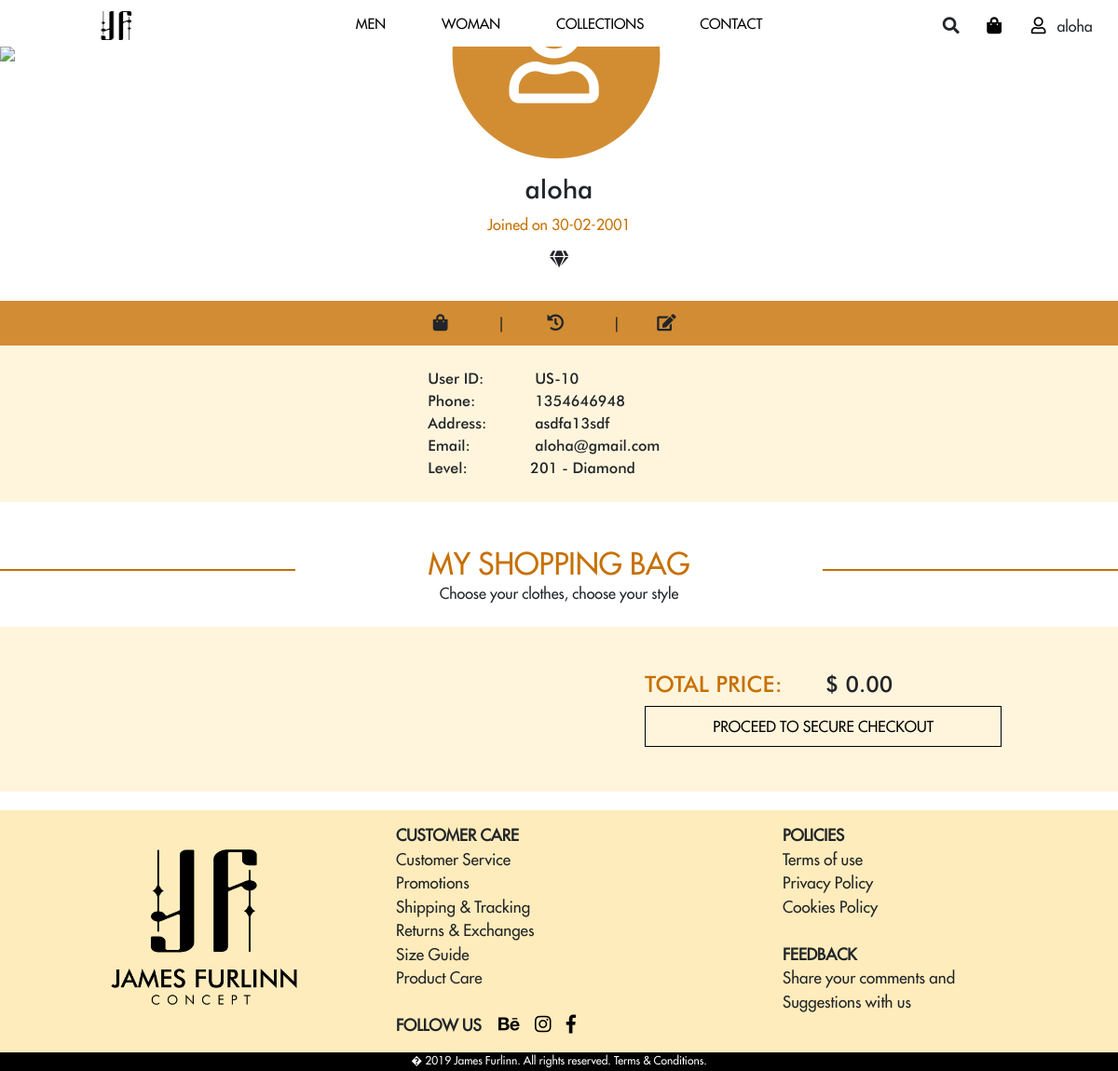
The app's page /profile.php (signed in) with its own data.
### tables this page shows
CREATE TABLE `ql_user` (
  `uid` int(11) NOT NULL,
  `username` varchar(50) NOT NULL,
  `email` varchar(50) NOT NULL,
  `phone` varchar(11) NOT NULL,
  `pwd` varchar(255) NOT NULL,
  `address` varchar(50) NOT NULL,
  `block` tinyint(1) NOT NULL DEFAULT '0',
  `admin` int(11) NOT NULL DEFAULT '0'
);

### php/dbo.php (called while the page is built, shortened)
<?php
function dbo_select($select, $from, $where, &$result)
{
	if ($where == "")
		$sql = "select " . $select . " from " . $from;
	else $sql = "select " . $select . " from " . $from . " where " . $where;
	$result = $GLOBALS['conn']->query($sql) or die($GLOBALS['conn']->error);
}

### profile.php (the view, shortened to what this page needs)
<?php
require_once('php/common.php');
require_once('php/dbo.php');
$user_res = "";
dbo_select("*", "ql_user", "uid='" . $_SESSION['login'] . "'", $user_res);
$row = $user_res->fetch_assoc();
?>
<!DOCTYPE html>
<html lang="en">
<head>
	<link href="css/bootstrap.css" rel="stylesheet">
	<link href="slick/slick.css" rel="stylesheet">
	<link href="slick/slick-theme.css" rel="stylesheet">
	<link href="css/JF.css" rel="stylesheet">
	<link href="css/profile.css" rel="stylesheet">
	<link href="css/all.css" rel="stylesheet">
	<link href="wow/animate.css" rel="stylesheet">
</head>
<body>
	<div class="container-fluid">
		<div class="row" id="menu">
			<div class="container" id="menu-flex">
				<div class="logo logo-head d-block col-6 col-md-2">
					<a href="index.php"><img src="img/JamesFurlinn-logo.png"></a>
				</div>
				<nav id="the-menu" class="the-menu col-md-8">
					<ul>
						<li id="men"><a href="#">MEN</a>
						</li>
						<li id="woman"><a href="#">WOMAN</a>
						</li>
						<li id="col"><a href="#">COLLECTIONS</a>
						</li>
						<li id="up"><a href="contact.php">CONTACT</a>
						</li>
					</ul>
				</nav>
				<div class="cart offset-1 col-3 offset-md-0 col-md-2">
					<div class="col-4 col-lg-3 icon" id="srch" title="Search">
						<i class="fas fa-search"></i>
					</div>
					<div class="col-4 col-lg-3 icon">
						<a href="#" title="Shopping Bag"><i class="fas fa-shopping-bag"></i></a>
					</div>
					<div class="col-4 col-lg-6 icon">
						<?php
						uname_logout();
						?>
					</div>
				</div>
			</div>
		</div>
	</div>
	<div class="container-fluid">
		<img src="img/henry-co-1047241-unsplash.jpg" class="img-fluid banner">
		<div class="container">
			<div class="row">
				<div class="offset-5 col-lg-2 col-md-3 col-4 ">
					<i class="fas fa-circle col-12 cir-pro"></i>
					<i class="far fa-user fa-user-pro"></i>
				</div>
				<h3 class="user-na-pro col-12">
					<?php echo $row['username']; ?>
				</h3>
				<p align="center" class="col-12">
					<font color="#c77000">Joined on 30-02-2001</font>
				</p>
				<i class="fas fa-gem col-12" title="Diamond"></i>
			</div>
		</div>
		<div class="row">
			<div class="col-12 pro-info">
				<div class="col-12 btn-pro">
					<i class="fas fa-shopping-bag col-md-1 col-2" title="My Shopping Bag"></i>|&nbsp;<i class="fas fa-history col-md-1 col-2" title="History"></i>|<i class="fas fa-edit col-md-1 col-2" title="Edit Profile" id="edit"></i>
				</div>
				<div class="col-12 info-user">
					<div class="offset-lg-4 col-lg-1 col-4 offset-md-3 col-md-2">
						<br> &nbsp;&nbsp;User ID:<br> &nbsp;&nbsp;Phone:
						<br> &nbsp;&nbsp;Address:
						<br> &nbsp;&nbsp;Email:
						<br> &nbsp;&nbsp;Level:
						<br>
						<br>
					</div>
					<div class="col-lg-5 col-md-5 col-8 us">
						<br> &nbsp;&nbsp;
						<?php
						if ($row['admin'] == '1') echo "AD-";
						else if ($row['admin'] == '2') echo "MN-";
						else echo "US-";
						echo $row['uid'];
						?><br> &nbsp;&nbsp;
						<?php echo $row['phone'] ?><br> &nbsp;&nbsp;
						<?php echo $row['address'] ?><br> &nbsp;&nbsp;
						<?php echo $row['email'] ?>
						<br> &nbsp;&nbsp;201 - Diamond<br>
						<br>
					</div>
				</div>
			</div>
		</div>
	</div>
	<div class="container-fluid sho-bag">
		<div class="col-12 product-bst discover">
			<hr class="col-1 col-md-3">
			<h2 class="col-10 col-md-6 mysh">MY SHOPPING BAG</h2>
			<hr class="col-1 col-md-3">
		</div>
		<p class="col-12" align="center">Choose your clothes, choose your style</p>
		<div class="row bg">
			<div class="offset-lg-7 col-lg-5 col-md-6 offset-md-6 col-12">
				<div class="total col-12">
					<h4>
						<font color="#c77000">TOTAL PRICE:</font>
					</h4>
					<h4 class="tt" id="total">$ 0.00</h4>
				</div>
				<button class="col-lg-10 col-md-11 proceed"><a href="payment.php" onClick="
					var total_price=parseInt(document.getElementById('total').innerHTML.split(' ',)[1]);
						if (total_price==0) {
							alert('YOU DID NOT CHOOSE ANY THINGS TO BUY!!!');
							this.setAttribute('href','#');
						}
						else this.setAttribute('href','payment.php?total_price='+total_price)">PROCEED TO SECURE CHECKOUT</a></button>
			</div>
		</div>
	</div>
	<footer id="footer" class="wow fadeInUp">
		<div class="container">
			<div class="row">
				<div class="col-12" id="footer-flex">
					<div class="logo logo-ft d-none d-md-block col-md-4 col-lg-4">
						<a href="index.php"><img src="img/JamesFurlinn-logo-ft.png"></a>
					</div>
					<div class="info col-6 col-md-4 col-lg-4">
						<strong>CUSTOMER CARE </strong><br> Customer Service<br> Promotions
						<br> Shipping & Tracking<br> Returns & Exchanges<br> Size Guide<br> Product Care<br>
						<br>
						<strong id="fu">FOLLOW US </strong>&nbsp;&nbsp;<br class="d-block d-md-none">
						<a href="https://www.behance.net/"><i class="fab fa-behance"></i></a>
						<a href="https://www.instagram.com/"><i class="fab fa-instagram"></i></a>
						<a href="https://www.facebook.com/"><i class="fab fa-facebook-f"></i></a>
					</div>
					<div class="col-6 col-md-4 col-lg-4 info-hid">
						<strong>POLICIES</strong><br> Terms of use <br> Privacy Policy<br> Cookies Policy<br>
						<br>
						<strong>FEEDBACK</strong><br> Share your comments and<br> Suggestions with us <br>
					</div>
				</div>
			</div>
		</div>
	</footer>
	<footer id="footer-2">
		<div class="fb col-12  col-md-12 col-lg-12">
			� 2019 James Furlinn. All rights reserved. Terms & Conditions.
		</div>
	</footer>
</body>
</html>

### php/common.php (shortened to what this page needs)
<?php
require_once( 'dbo.php' );
function isLogined() {
	return true;
}
function uname_logout() {
	if ( isLogined() ) {
		$ress = "";
		dbo_select( "*", "ql_user", "uid='" . $_SESSION[ 'login' ] . "'", $ress );
		$roww = $ress->fetch_assoc();
		echo '<a href="php/logout.php" title="Sign out"><i class="far fa-user" ></i></a>';
		echo $roww[ 'username' ];
	} else {
		echo '<a href="login.php" title="Sign in"><i class="far fa-user"></i></a>';
	}
}
?>

### css/JF.css (style rules this page uses)
a, a:hover, a:focus { text-decoration: none; color: black; }
.col-12 { padding: 0; }
body { font-family: futura; padding: 0; font-size: 16px; }
img { max-width: 100%; }
button { cursor: pointer; }
.container-fluid, .container { padding: 0; }
.row { margin: 0; }
h2, h4, h3 { font-family: futura-med; }
hr { border-width: 1px; border-color: black; margin: auto 0; }
#menu { padding: 12px 0 0 0; z-index: 100; position: fixed; left: 0; top:0; background-color: white; height: 50px; display: flex; width: 100%; }
#menu-flex { display: flex; }
.icon { padding: 0px; margin-top: 4px; cursor: pointer; }
.fas, .far { font-size: 18px; }
.logo { margin: 0px; padding: 0px 0px 5px 15%; box-sizing: border-box; text-align: center; }
.logo img { margin-top: -2px; height: 32px; }
.cart { display: flex; padding: 0; }
.banner { margin: 50px 0 10px 0; background-size: cover; padding: 0px; position: relative; }
#footer { padding: 15px 10px 0px 10px; box-sizing: border-box; background-color: #ffecbc; height: 260px; margin-top: 10px; font-size: 17px; }
i { margin-right: 12px; padding: 0px; font-size: 20px; text-align: center; }
#footer-flex { display: flex; padding: 0px; margin: 0px; }
.fb { background-color: black; height: 20px; font-size: 12px; color: white; margin: 0px; padding: 0px; text-align: center; width: 100%; }
#footer-2 { background-color: black; margin: 0; padding: 0; }
@media screen and (min-width:768px) { .logo-ft img { height: 170px; margin-top: 8%; } }
@media screen and (min-width:768px) { .logo-head img { margin-top: -5%; } }
@media screen and (min-width:768px) { .logo { margin: 0; padding: 3px; box-sizing: border-box; } }
@media screen and (min-width:768px) { .the-menu { padding:5px; } }
@media screen and (min-width:768px) { .the-menu ul { margin: 0; padding: 0; list-style: none; display: flex; justify-content: center; position: relative; } }
@media screen and (min-width:768px) { .the-menu li { padding: 0px 4% 0px 4%; font-size: 13px; } }
@media screen and (min-width:768px) { .the-menu a { color:#000; transition: all ease .5s; padding-bottom: 8px; border-bottom: 2px solid rgba(158,11,15,0); width: 10%; } }
@media screen and (min-width:768px) { .info-hid { padding-left: 30px; } }
@media screen and (min-width:768px) { #footer { margin-top: 30px; } }
@media screen and (min-width:1024px) { .logo { margin: 0; padding: 0; box-sizing: border-box; } }
@media screen and (min-width:1024px) { .logo-head { display: flex; justify-content: center; align-items: center; } }
@media screen and (min-width:1024px) { .logo-head img { height: 31px; margin-top: 0; } }
@media screen and (min-width:1024px) { .logo-ft img { margin-top: 7%; } }
@media screen and (min-width:1024px) { body { font-size: 16px; } }
@media screen and (min-width:1024px) { .the-menu li { margin-top: -2px; font-size: 15px; } }
@media screen and (min-width:1024px) { .the-menu ul li { transition: all ease .5s; } }
@media screen and (min-width:1024px) { .info-hid { padding-left: 50px; } }
@media screen and (min-width:1024px) { #footer { margin-top: 20px; } }

### css/all.css (style rules this page uses)
.fa, .fas, .far, .fal, .fab { -moz-osx-font-smoothing: grayscale; -webkit-font-smoothing: antialiased; display: inline-block; font-style: normal; font-variant: normal; text-rendering: auto; line-height: 1; }
.fa-behance:before { content: "\f1b4"; }
.fa-circle:before { content: "\f111"; }
.fa-edit:before { content: "\f044"; }
.fa-facebook-f:before { content: "\f39e"; }
.fa-gem:before { content: "\f3a5"; }
.fa-history:before { content: "\f1da"; }
.fa-instagram:before { content: "\f16d"; }
.fa-search:before { content: "\f002"; }
.fa-shopping-bag:before { content: "\f290"; }
.fa-user:before { content: "\f007"; }
.fab { font-family: 'Font Awesome 5 Brands'; }
.far { font-family: 'Font Awesome 5 Free'; font-weight: 400; }
.fa, .fas { font-family: 'Font Awesome 5 Free'; font-weight: 900; }

### records on screen
ql_user: username "aloha", uid "10", phone "1354646948", address "asdfa13sdf", email "aloha@gmail.com"
